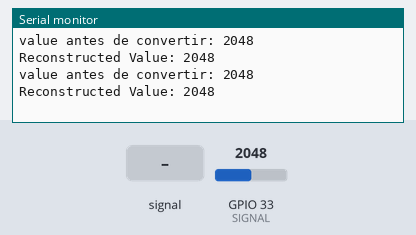
This sketch was run on a simulated ESP32. Parts: the last lines printed to the serial monitor. The inputs (shaded band) are chosen by the test bench; at power-on: GPIO 33 (SIGNAL) = 2048.

Above: at 1.8 s.
1.9 s: GPIO 33 (SIGNAL) fed a 200 Hz sine of ±327 counts around its level
At 2.6 s:
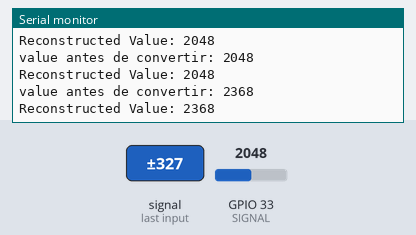
3.4 s: GPIO 33 (SIGNAL) set to 2866
At 4.7 s:
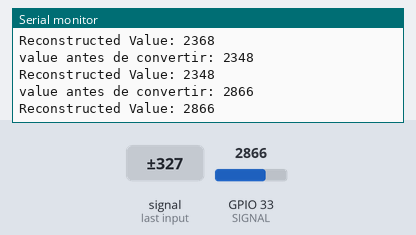
4.9 s: GPIO 33 (SIGNAL) fed a 1000 Hz sine of ±1023 counts around its level
At 5.8 s:
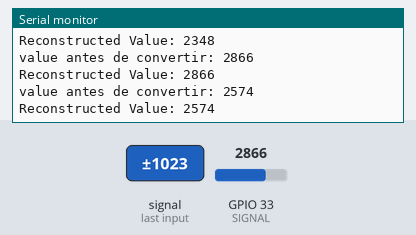
6.4 s: GPIO 33 (SIGNAL) set to 3603
At 7.7 s:
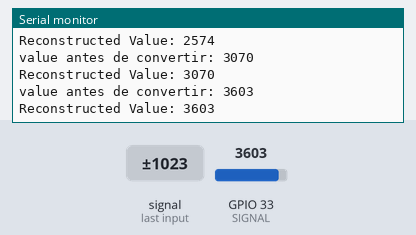
Timing chart, 0 to 8.9 s (numbered marks = the images above; inputs shaded):
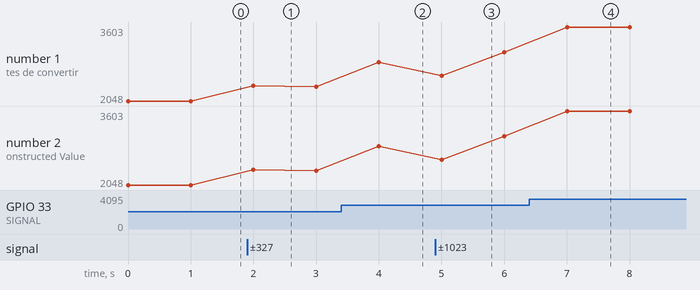

The sketch:

sensor_agua.ino
```cpp
#define POWER 19
#define SIGNAL 33

int value = 0;
int level = 0;

void setup() {
  Serial.begin(115200);
  pinMode(POWER, OUTPUT);
  pinMode(SIGNAL, INPUT);
  digitalWrite(POWER, HIGH); // Encender el sensor
}

void loop() {
  uint8_t* dataBytes = waterSensor(); // Obtener los bytes de datos desde el sensor
  int reconstructedValue = bytesToInt(dataBytes); // Reconstruir el valor int desde los bytes
  Serial.print("Reconstructed Value: ");
  Serial.println(reconstructedValue);
  delay(1000);
}

uint8_t* waterSensor() {
  value = analogRead(SIGNAL); // Leer valor analógico del pin SIGNAL (GPIO15)
  Serial.print("value antes de convertir: ");
  Serial.println(value);

  // Convertir el valor int a un arreglo de bytes (uint8_t[])
  static uint8_t bytes_to_send[sizeof(int)];
  for (size_t i = 0; i < sizeof(int); i++) {
    bytes_to_send[i] = (value >> (i * 8)) & 0xFF; // Obtener el byte i-ésimo del valor int
  }

  return bytes_to_send; // Devolver el arreglo de bytes (uint8_t*)
}

int bytesToInt(uint8_t* bytes) {
  int reconstructedValue = 0;
  for (size_t i = 0; i < sizeof(int); i++) {
    reconstructedValue |= (bytes[i] << (i * 8)); // Reconstruir el valor int a partir de los bytes
  }
  return reconstructedValue;
}
```

Measured:
- after the input at 1.9 s, the serial monitor: prints a new line after 0.10 s (image 1)
- after the input at 3.4 s, the serial monitor: prints a new line after 0.60 s (image 2)
- after the input at 4.9 s, the serial monitor: prints a new line after 0.10 s (image 3)
- after the input at 6.4 s, the serial monitor: prints a new line after 0.60 s (image 4)
- plotted number 1: 2048 → 2348 after the input at 1.9 s, 2348 → 2866 after the input at 3.4 s, 2866 → 3070 after the input at 4.9 s, 3070 → 3603 after the input at 6.4 s
- plotted number 2: 2048 → 2348 after the input at 1.9 s, 2348 → 2866 after the input at 3.4 s, 2866 → 3070 after the input at 4.9 s, 3070 → 3603 after the input at 6.4 s
